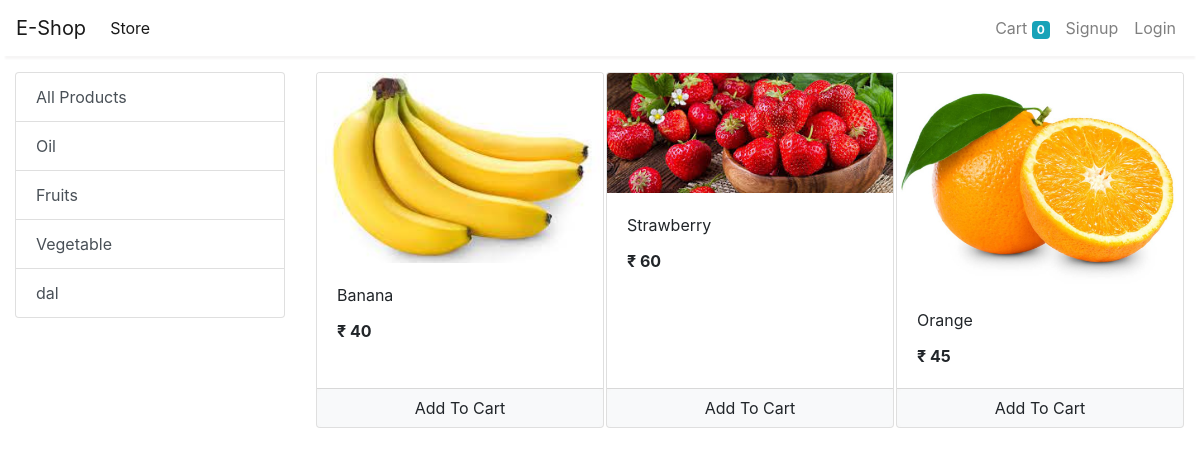
The app's page /store?category=2 with its own data.
### store/models/category.py (models this page shows, shortened)
class Category(models.Model):
    name = models.CharField(max_length=20)
    @staticmethod
    def get_all_categories():
        return Category.objects.all()

### store/models/product.py (models this page shows, shortened)
class Product(models.Model):
    name = models.CharField(max_length=50)
    price = models.IntegerField(default=0)
    category = models.ForeignKey(Category, on_delete=models.CASCADE, default=1)
    description = models.CharField(max_length=200, default='' , null=True , blank=True)
    image = models.ImageField(upload_to='uploads/products/')
    @staticmethod
    def get_all_products_by_categoryid(category_id):
        if category_id:
            return Product.objects.filter(category = category_id)
        else:
            return Product.get_all_products();

### store/views/home.py (the view)
# urls.py: path('' , include('store.urls'))
def store(request):
    cart = request.session.get('cart')
    if not cart:
        request.session['cart'] = {}
    products = None
    categories = Category.get_all_categories()
    categoryID = request.GET.get('category')
    if categoryID:
        products = Product.get_all_products_by_categoryid(categoryID)
    else:
        products = Product.get_all_products();
    data = {}
    data['products'] = products
    data['categories'] = categories
    print('you are : ', request.session.get('email'))
    return render(request, 'index.html', data)

### store/templatetags/cart.py (called while the page is built)
@register.filter(name='is_in_cart')
def is_in_cart(product  , cart):
    keys = cart.keys()
    for id in keys:
        if int(id) == product.id:
            return True
    return False;

### store/templatetags/custom_filter.py (called while the page is built)
@register.filter(name='currency')
def currency(number):
    return "₹ "+str(number)

### store/templates/index.html (shortened to what this page needs)
{% extends 'base.html' %}
{% block content %}
{% load cart %}
{% load custom_filter %}
<div class="container-fluid mt-3">
	<div class="row">
		<div class="col-lg-3 mx-auto">
			<div class="list-group">
				<a href="/" class="list-group-item list-group-item-action">All Products</a>
				{% for category in categories %}
				<a href="/?category={{category.id}}"
					class="list-group-item list-group-item-action">{{category.name}}</a>
				{% endfor %}
			</div>
		</div>
		<div id='products' class="col-lg-9 mx-auto">
			<div class="row mx-auto">
				{% for product in products %}
				<div class="card mx-auto mb-3" id={{product.id}} style="width: 18rem;">
					<img class="card-img-top" src="{{product.image.url}}" alt="Card image cap">
					<div class="card-body">
						<p class="card-title">{{product.name}}</p>
						<p class="card-text"><b>{{product.price|currency}}</b></p>
					</div>
					<div class="card-footer p-0 no-gutters">
						{% if product|is_in_cart:request.session.cart %}
						<div class="row no-gutters">
							<form action="/#{{product.id}}" class="col-2 " method="post">
								{% csrf_token %}
								<input hidden type="text" name='product' value='{{product.id}}'>
								<input hidden type="text" name='remove' value='True'>
								<input type="submit" value=" - " class="btn btn-block btn-light border-right">
							</form>
							<div class="text-center col">{{product|cart_quantity:request.session.cart}} in Cart</div>
							<form action="/#{{product.id}}" class="col-2 " method="post">
								{% csrf_token %}
								<input hidden type="text" name='product' value='{{product.id}}'>
								<input type="submit" value=" + " class="btn btn-block btn-light border-left">
							</form>
						</div>
						{% else %}
						<form action="/#{{product.id}}" method="POST" class="btn-block">
							<input type="submit" class="float-right btn btn-light  form-control"
								value="Add To Cart">
						</form>
						{% endif %}
					</div>
				</div>
				{% endfor %}
			</div>
		</div>
	</div>
</div>
{% endblock %}

### records on screen
Category: name "Oil"
Category: name "Fruits"
Category: name "Vegetable"
Category: name "dal"
Product: image (picture), name "Banana", price "₹ 40"
Product: image (picture), name "Strawberry", price "₹ 60"
Product: image (picture), name "Orange", price "₹ 45"

### other values on screen
{{ request.session.cart.keys|length }} "0"
